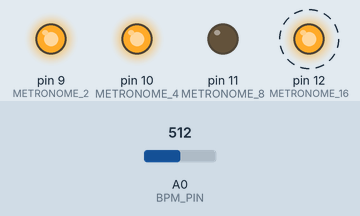
The sketch below on a simulated Arduino Uno, built with avr-gcc and run on an emulated ATmega328P. On the bench: output pins drawn as LEDs (lit = HIGH). Dashed ring = blinking. Inputs (shaded band) come from the test bench; at power-on: A0 (BPM_PIN) = 512. MIDI output is not drawn.

Above: at 1.06 s.
1.3 s: A0 (BPM_PIN) set to 900
At 1.84 s:
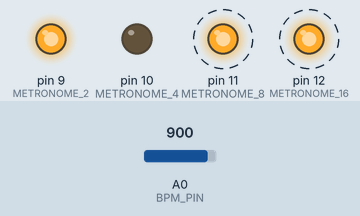
4.3 s: A0 (BPM_PIN) set to 1023
At 5.0 s:
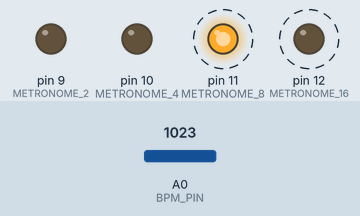
7.3 s: A0 (BPM_PIN) set to 716
At 9.1 s:
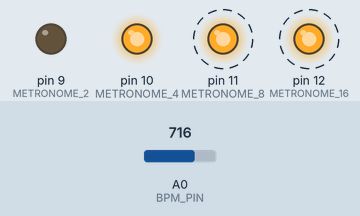
Timing chart, 0 to 16.3 s (numbered marks = the images above; inputs shaded):
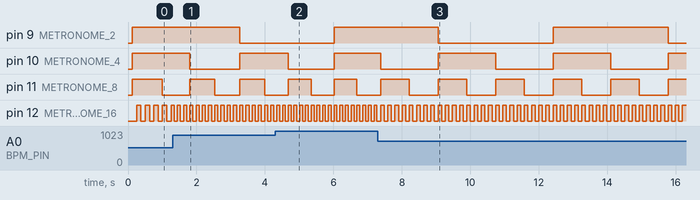

Measured:
- after the input at 1.3 s, pin 9 (METRONOME_2): HIGH → LOW after 2.0 s instead of 2.7 s; pin 12 (METRONOME_16): alternates HIGH for 0.09 s and LOW for 0.09 s, starting after 0.14 s
- after the input at 7.3 s, pin 10 (METRONOME_4): alternates HIGH for 1.7 s and LOW for 1.7 s, starting after 1.8 s; pin 11 (METRONOME_8): alternates HIGH for 0.84 s and LOW for 0.84 s, starting after 0.92 s; pin 12 (METRONOME_16): alternates HIGH for 0.10 s and LOW for 0.10 s, starting after 0.18 s
- by itself, pin 11 (METRONOME_8): alternates HIGH for 0.67 s and LOW for 0.67 s
- by itself, pin 12 (METRONOME_16): alternates HIGH for 0.13 s and LOW for 0.13 s

The sketch:

midi_loop_2.ino
```cpp
#include <MIDI.h>
#include <SoftwareSerial.h>

SoftwareSerial midiSerial(2, 4);
MIDI_CREATE_INSTANCE(SoftwareSerial, midiSerial, MIDI);

#define BPM_PIN A0
#define METRONOME_16 12
#define METRONOME_8 11
#define METRONOME_4 10
#define METRONOME_2 9
#define STEP_COUNT 64  // 256 ideally
#define STEP_SIZE 1
#define TOTAL_TIME 15000000
#define MIDI_NOTE_COUNT 128
#define CHORD_SIZE 3
#define SEND_CLOCK 1
#define DEBUG_LOOP 0

uint8_t counter = 0;
signed long bpm = 120;
unsigned long previousTime = 0;
unsigned long timeInterval = 0;

struct note {
    uint8_t pitch;
    uint8_t velocity;
};

struct step {
    struct note chord[CHORD_SIZE];
    uint8_t length = 0;
};

struct step *headOn;
struct step *headOff;
struct step noteOn[STEP_COUNT];
struct step noteOff[STEP_COUNT];
bool awaiting[127];
bool thru = false;

void metronome(uint8_t step) {
    digitalWrite(METRONOME_16, counter % 2 == 0);
    digitalWrite(METRONOME_8, counter / 8 % 2 == 0);
    digitalWrite(METRONOME_4, counter / 16 % 2 == 0);
    digitalWrite(METRONOME_2, counter / 32 % 2 == 0);
    // digitalWrite(METRONOME_8, counter % 4 == 0);
    // digitalWrite(METRONOME_2, counter % 16 == 0);
}

void setupMetronome() {
    pinMode(METRONOME_16, OUTPUT);
    pinMode(METRONOME_8, OUTPUT);
    pinMode(METRONOME_4, OUTPUT);
    pinMode(METRONOME_2, OUTPUT);
}

void printChord(struct step *step) {
    Serial.print(counter, 10);
    Serial.print(" ");
    for (int i = 0; i < step->length; i++) {
        Serial.print((int)step->chord[i].pitch, 2);
        Serial.print(" ");
    }

    Serial.println();
}

void tx() {
    for (int i = 0; i < CHORD_SIZE; i++) {
        if (headOn->length > i) {
            MIDI.sendNoteOn(headOn->chord[i].pitch, headOn->chord[i].velocity,
                            1);
        }
        if (headOff->length > i) {
            MIDI.sendNoteOff(headOff->chord[i].pitch, 0, 1);
        }
    }
}

void rx() {
    struct note capturedNote;
    switch (MIDI.getType()) {
        case midi::NoteOff:
            capturedNote = {pitch : MIDI.getData1(), velocity : 0};
            if (!awaiting[capturedNote.pitch]) break;
            if (headOff->length >= CHORD_SIZE) break;
            // TODO: if the chord is full, the note should be carried over to
            // the next step
            awaiting[capturedNote.pitch] = false;
            headOff->chord[headOff->length] = capturedNote;
            headOff->length++;

            break;
        case midi::NoteOn:
            if (headOn->length >= CHORD_SIZE) break;
            capturedNote = {
                pitch : MIDI.getData1(),
                velocity : MIDI.getData2()
            };
            if (awaiting[capturedNote.pitch]) break;
            // it shoudn't be possible to save two note on events without first
            // saving note off for the first one
            awaiting[capturedNote.pitch] = true;
            headOn->chord[headOn->length] = capturedNote;
            headOn->length++;

            break;
        default:
            break;
    }
}

void debugLoop() {
    int start = 24;
    int major[3] = {0, 3, 5};
    for (size_t i = 0; i < STEP_COUNT; i++) {
        if (i % 2 == 0) {
            for (size_t j = 0; j < 3; j++) {
                noteOn[i].chord[j].pitch = major[j] + start + i / 2;
                noteOn[i].chord[j].velocity = 60;
            }

            noteOn[i].length = 3;
        } else {
            for (size_t j = 0; j < 3; j++) {
                noteOff[i].chord[j].pitch = major[j] + start + i / 2;
                noteOff[i].chord[j].velocity = 0;
                noteOff[i].length = 3;
            }
        }
    }
}

void setup() {
    MIDI.begin();
    MIDI.turnThruOff();
    Serial.begin(9600);
    setupMetronome();
    if (DEBUG_LOOP) {
        debugLoop();
    }
}

void loop() {
    headOn = &noteOn[counter];
    headOff = &noteOff[counter];
    if (thru) {
        MIDI.turnThruOn();
    } else if (MIDI.read()) {
        MIDI.turnThruOff();
        rx();
    }

    unsigned long time = micros();

    bpm = map(analogRead(BPM_PIN), 0, 1023, 60, 180);
    timeInterval = (TOTAL_TIME / STEP_SIZE) / bpm;
    if (time - previousTime < timeInterval) return;
    // Serial.println(counter);

    tx();

    previousTime = time;
    counter = ++counter % STEP_COUNT;
    metronome(counter);
}
```
